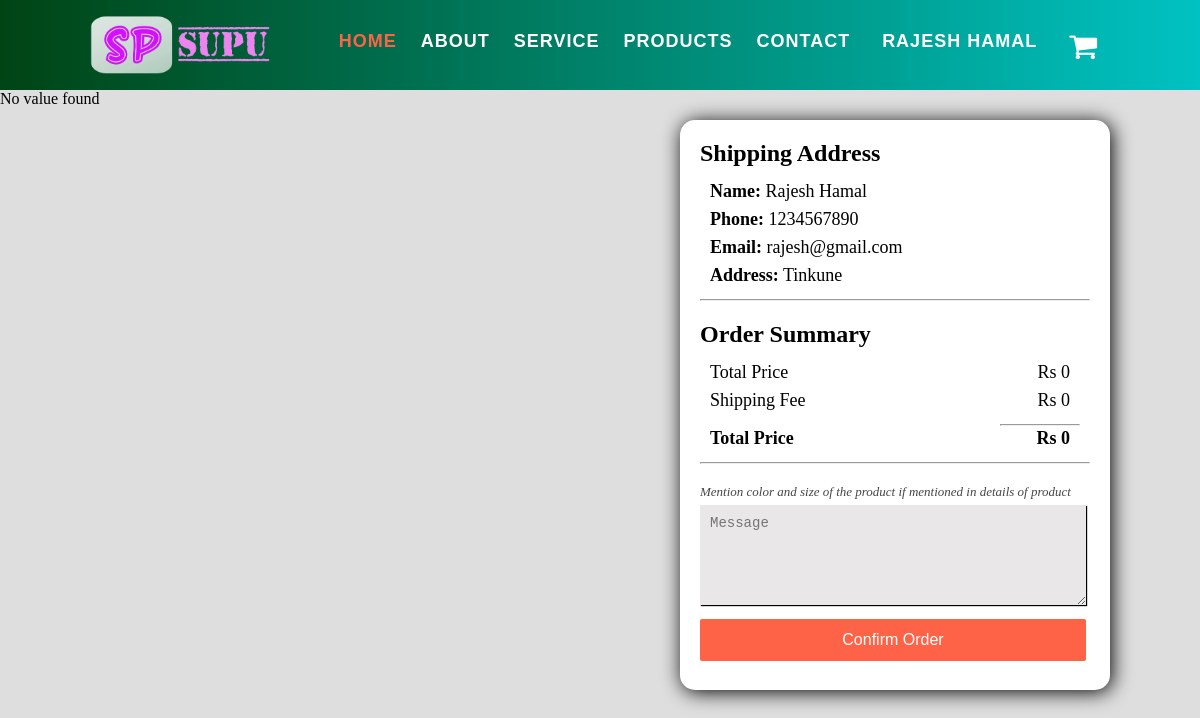
The app's page /buyproductfromcart.php (signed in) with its own data.
### tables this page shows
CREATE TABLE `tbl_customer` (
  `customer_id` int(11) NOT NULL,
  `customer_name` varchar(255) NOT NULL,
  `customer_email` varchar(255) DEFAULT NULL,
  `customer_pass` varchar(255) DEFAULT NULL,
  `customer_gender` varchar(255) DEFAULT NULL,
  `customer_phone` varchar(10) NOT NULL,
  `customer_dob` varchar(10) NOT NULL,
  `customer_address` varchar(25) NOT NULL,
  `joindate` date NOT NULL DEFAULT current_timestamp()
);

### buyproductfromcart.php (the view, shortened to what this page needs)
<?php
include 'include/conn.php';
$cemail = $_SESSION['email'];
$stmt = "SELECT * FROM tbl_customer WHERE customer_email = '$cemail'";
$rs = mysqli_query($conn,$stmt);
$valuec = mysqli_fetch_assoc($rs);
$cid = $valuec['customer_id'];
$stmt = "SELECT * FROM tbl_cart WHERE customer_id = '$cid'";
$rs = mysqli_query($conn,$stmt);
$total = 0;
?>
<!DOCTYPE html>
<head>
    <link rel="stylesheet" href="css/buyproduct.css">
    <link rel="stylesheet" href="https://cdnjs.cloudflare.com/ajax/libs/font-awesome/4.7.0/css/font-awesome.min.css">
</head>
<body>
    <div class="heading">
        <?php
        include 'include/header.php';
        ?>
    </div>
    <div class="container">
        <?php
        $num = mysqli_num_rows($rs);
        if(mysqli_num_rows($rs)>0)
        {
            while($valueo=mysqli_fetch_assoc($rs))
            {
                $pid = $valueo['product_id'];
                $stmt1 = "SELECT * FROM tbl_products WHERE productid = $pid";
                $rs1 = mysqli_query($conn,$stmt1);
                $valuep = mysqli_fetch_assoc($rs1);
            ?>
        <div class="firstcontainer">
            <h1><?php echo $valuep['productname'];?></h1>
            <div class="intro">
                <img src="images/upload/<?php echo $valuep['img1']?>" alt="" width="100px" height="100px">
                <p class="desc"><?php echo $valuep['title'];?><br><?php echo $valuep['description'];?></p>
                <p class="price">Price <br>Rs <?php echo $valueo['price'];?></p>
                <p class="qty">Quantity <br><?php echo $valueo['quantity'];?></p>
            </div>
        </div>
            <?php
            $total += $valueo['price']*$valueo['quantity'];
            }
        }
        else{
            echo "No value found";
        }
        ?>
        <div class="secondcontainer">
            <div class="moredetail">
                <h2>Shipping Address</h2>
                <div class="personalinfo">
                    <p><b>Name:</b> <?php echo $valuec['customer_name']?></p>
                    <p><b>Phone:</b> <?php echo $valuec['customer_phone']?></p>
                    <p><b>Email:</b> <?php echo $valuec['customer_email']?></p>
                    <p><b>Address:</b> <?php echo $valuec['customer_address']?></p>
                </div>
                <hr style="margin-bottom: 20px ;">
                <h2>Order Summary</h2>
                <div class="priceinfo">
                <p>Total Price <span>Rs <?php echo $total;?></span></p>
                <p>Shipping Fee <span>Rs <?php echo 70*$num;?></span></p>
                <hr style="position:absolute; width:80px; right:30px;">
                <b><p style="margin-top: 10px;">Total Price <span>Rs <?php echo $total+(70*$num);?></span></p></b>
                </div>
                <hr style="margin-bottom: 20px ;">
                <form action="#" method="post">
                    <p class="caption">Mention color and size of the product if mentioned in details of product</p>
                    <textarea name="message" id="" placeholder="Message"></textarea>
                    <input type="submit" name="submit" value="Confirm Order" class="button">
                </form>
            </div>
        </div>
    </div>
</body>
</html>

### css/buyproduct.css (style rules this page uses)
* { box-sizing: border-box; margin: 0; padding: 0; }
body { background-color: rgb(222, 222, 222); }
.heading { height: 90px; background-image: linear-gradient(to right, rgb(0, 68, 20), rgb(0, 194, 194)); }
.secondcontainer { position: absolute; width: 430px; height: 570px; background-color: rgb(255, 255, 255); right: 90px; top: 120px; box-shadow: 2px 2px 20px black; border-radius: 15px; }
.moredetail { padding: 20px; }
.personalinfo, .priceinfo { padding: 10px; font-size: 18px; line-height: 28px; }
span { position: absolute; right: 40px; }
.caption { font-size: 13px; color: rgb(70, 70, 70); font-style: italic; margin-bottom: 5px; }
textarea { width: 386px; height: 100px; padding: 10px; font-size: 14px; border: none; background-color: rgb(233, 231, 231); box-shadow: 1px 1px 1px black; }
.button { margin-top: 10px; width: 386px; padding: 12px 20px; color: #fff; font-size: 16px; border: none; cursor: pointer; transition: all 0.3s; border-radius: 2px; background-color: tomato; }

### css/header.css (style rules this page uses)
* { box-sizing: border-box; padding: 0; margin: 0; }

### records on screen
tbl_customer: customer_name "Rajesh Hamal", customer_phone "1234567890", customer_email "rajesh@gmail.com", customer_address "Tinkune"

### other values on screen
$_SESSION['name'] "RAJESH HAMAL"
$total "0"
70*$num "0"
$total+(70*$num) "0"
